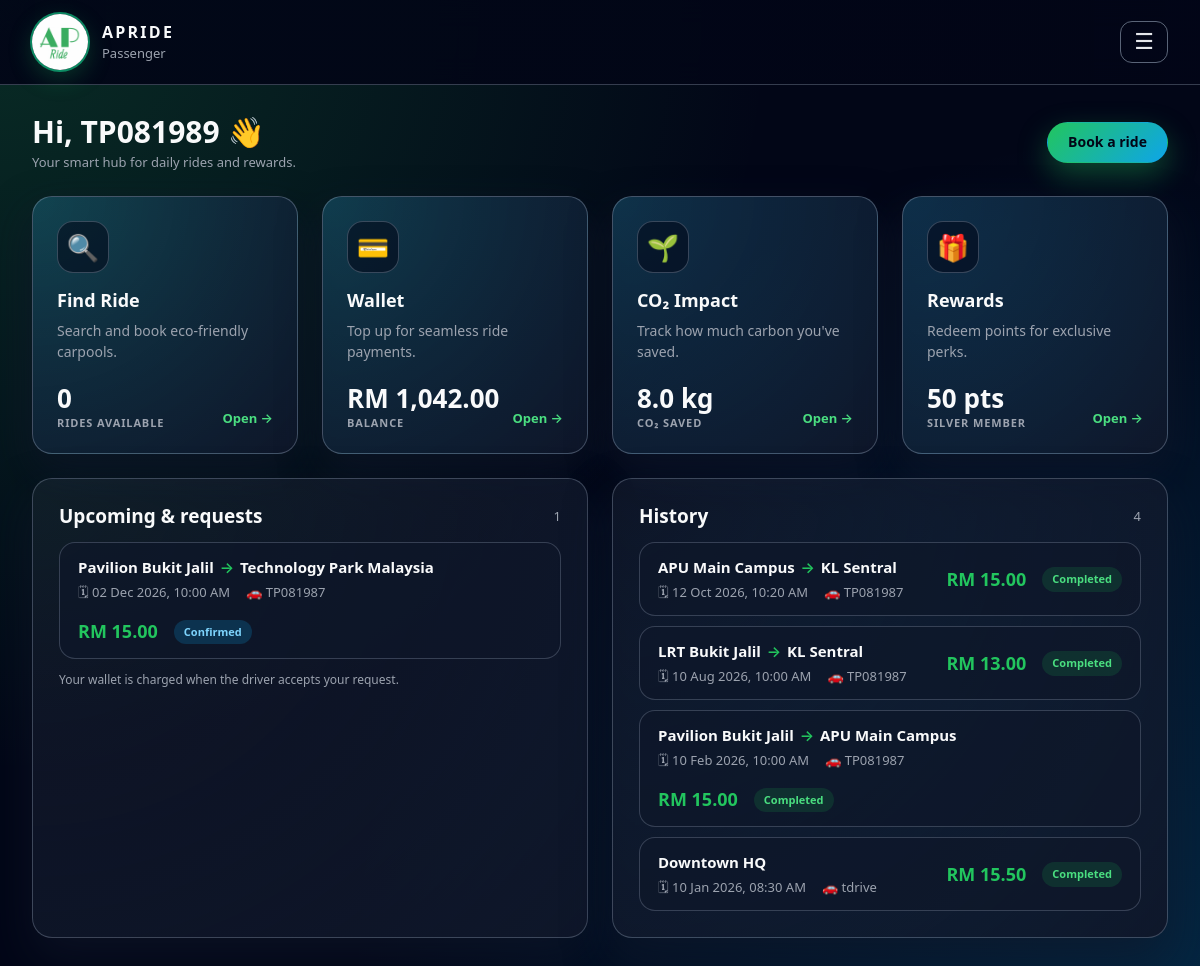
The app's page /customer.php (signed in) with its own data.
### tables this page shows
CREATE TABLE IF NOT EXISTS `booking` (
  `booking_id` int NOT NULL AUTO_INCREMENT,
  `ride_id` int NOT NULL,
  `customer_id` int NOT NULL,
  `status` varchar(100) NOT NULL,
  PRIMARY KEY (`booking_id`),
  KEY `ride_id` (`ride_id`),
  KEY `customer_id` (`customer_id`)
);

CREATE TABLE IF NOT EXISTS `ride` (
  `ride_id` int NOT NULL AUTO_INCREMENT,
  `driver_id` int NOT NULL,
  `destination` varchar(100) NOT NULL,
  `date_time` datetime NOT NULL,
  `available_seats` int NOT NULL,
  `price` decimal(10,2) NOT NULL,
  `distance_km` decimal(10,2) NOT NULL,
  PRIMARY KEY (`ride_id`),
  KEY `driver_id` (`driver_id`)
);

CREATE TABLE IF NOT EXISTS `user` (
  `user_id` int NOT NULL AUTO_INCREMENT,
  `TP_Number` varchar(100) NOT NULL,
  `password` varchar(100) NOT NULL,
  `e_mail` varchar(100) DEFAULT NULL,
  `role` varchar(100) NOT NULL,
  `name` varchar(100) NOT NULL,
  PRIMARY KEY (`user_id`),
  UNIQUE KEY `TP_Number` (`TP_Number`),
  UNIQUE KEY `e_mail` (`e_mail`)
);

### customer.php (the view, shortened to what this page needs)
<?php
require_once 'includes/bootstrap.php';
require_once 'includes/layout.php';
$customer = require_customer();
$customerId = (int)$customer['customer_id'];
$bookings = db_all(
    "SELECT b.booking_id, b.status, r.ride_id, r.destination, r.date_time, r.price,
            u.name AS driver_name, u.TP_Number AS driver_tp
     FROM booking b
     JOIN ride r ON b.ride_id = r.ride_id
     LEFT JOIN driver d ON r.driver_id = d.driver_id
     LEFT JOIN user u ON d.user_id = u.user_id
     WHERE b.customer_id = ?
     ORDER BY r.date_time DESC",
    'i',
    [$customerId]
);
$upcoming = [];
$history = [];
foreach ($bookings as $b) {
    $active = in_array($b['status'], ['Pending', 'Confirmed', 'Completed'], true);
    if ($active && !is_past($b['date_time'])) {
        $upcoming[] = $b;
    } else {
        $history[] = $b;
    }
}
$upcoming = array_reverse($upcoming);
$availableRides = (int)db_value(
    "SELECT COUNT(*) FROM ride r JOIN driver d ON r.driver_id = d.driver_id
     WHERE d.status = 'Approved' AND r.available_seats > 0 AND r.date_time > ?",
    's',
    [now_sql()]
);
function booking_list($rows, $withActions)
{
    foreach ($rows as $b): ?>
                <div class="ride-card">
                    <div style="min-width:0">
                        <div class="ride-route"><?= route_html($b['destination']) ?></div>
                        <div class="ride-meta">
                            <span>🗓 <?= fmt_datetime($b['date_time']) ?></span>
                            <span>🚗 <?= e($b['driver_name'] ?: ($b['driver_tp'] ?? 'Driver removed')) ?></span>
                        </div>
                    </div>
                    <div class="ride-side">
                        <span class="ride-price"><?= money($b['price']) ?></span>
                        <?= booking_pill($b['status'], $b['date_time']) ?>
                    </div>
                </div>
    <?php endforeach;
}
$firstName = $customer['name'] !== '' ? explode(' ', $customer['name'])[0] : $customer['tp_number'];
page_header('Home', ['role' => 'customer', 'fill' => true]);
?>
        <?php page_title('Hi, ' . $firstName . ' 👋', 'Your smart hub for daily rides and rewards.',
            '<a href="find_ride.php" class="btn btn-primary">Book a ride</a>'); ?>
        <div class="tile-grid cols-4 no-grow">
            <?php
            tile('find_ride.php', '🔍', 'Find Ride', 'Search and book eco-friendly carpools.', (string)$availableRides, 'rides available');
            ?>
        </div>
        <div class="split grow-row">
            <div class="glass-card">
                <div class="section-title">
                    <h2>Upcoming & requests</h2>
                    <span class="ap-muted"><?= count($upcoming) ?></span>
                </div>
                <?php if ($upcoming): ?>
                    <?php booking_list($upcoming, true); ?>
                    <p class="ap-muted small mb-0" style="margin-top:12px">Your wallet is charged when the driver accepts your request.</p>
                <?php else: ?>
                    <p class="empty-state">No upcoming rides. <a href="find_ride.php" class="ap-link">Find one now</a>.</p>
                <?php endif; ?>
            </div>
            <div class="glass-card">
                <div class="section-title">
                    <h2>History</h2>
                    <span class="ap-muted"><?= count($history) ?></span>
                </div>
                <?php if ($history): ?>
                    <?php booking_list($history, false); ?>
                <?php else: ?>
                    <p class="empty-state">Your past rides will appear here.</p>
                <?php endif; ?>
            </div>
        </div>
<?php page_footer(); ?>

### includes/layout.php (shortened to what this page needs)
<?php
function role_label($role)
{
    $labels = ['admin' => 'Admin Control Center', 'driver' => 'Driver', 'customer' => 'Passenger'];
    return $labels[$role] ?? 'Smart campus carpool';
}
function page_header($title, array $options = [])
{
    $role = $options['role'] ?? null;
    $isAuthPage = !empty($options['auth']);
    $mainClass = $isAuthPage ? 'auth-shell' : (empty($options['fill']) ? 'shell' : 'shell shell-fill');
    ?>
<!DOCTYPE html>
<html lang="en">
<head>
    <link rel="stylesheet" href="app.css?v=3">
</head>
<body>
<?php if (!$isAuthPage): ?>
    <header class="ap-nav">
        <div class="ap-nav-inner">
            <a class="ap-nav-left" href="<?= e(home_for_role($role)) ?>">
                <img src="logo.png" alt="" class="ap-logo">
                <span>
                    <span class="ap-brand">APRide</span>
                    <span class="ap-nav-sub"><?= e(role_label($role)) ?></span>
                </span>
            </a>
            <div class="ap-nav-right">
                <button class="ap-nav-toggle" type="button" aria-expanded="false" aria-controls="ap-nav-links">
                    <span aria-hidden="true">☰</span><span class="sr-only">Menu</span>
                </button>
            </div>
        </div>
    </header>
<?php endif; ?>
    <main class="<?= $mainClass ?>">
<?php
}
function page_footer($extraHtml = '')
{
    ?>
    </main>
</body>
</html>
<?php
}
    ?>
<?php
function tile($href, $icon, $title, $subtitle, $metric = null, $metricLabel = '', $extraClass = '')
{
    ?>
                <a class="ap-tile <?= e($extraClass) ?>" href="<?= e($href) ?>">
                    <span class="tile-icon" aria-hidden="true"><?= $icon ?></span>
                    <span class="ap-tile-title"><?= e($title) ?></span>
                    <span class="ap-tile-sub"><?= e($subtitle) ?></span>
                    <span class="tile-bottom">
                        <span class="tile-metric"><?php if ($metric !== null): ?><?= e($metric) ?><small><?= e($metricLabel) ?></small><?php endif; ?></span>
                        <span class="tile-foot">Open →</span>
                    </span>
                </a>
<?php
}
function page_title($title, $subtitle = '', $actionsHtml = '')
{
    ?>
    <div class="page-head">
        <div>
            <h1><?= e($title) ?></h1>
            <?php if ($subtitle !== ''): ?><p class="ap-muted"><?= e($subtitle) ?></p><?php endif; ?>
        </div>
        <?php if ($actionsHtml !== ''): ?><div class="page-actions"><?= $actionsHtml ?></div><?php endif; ?>
    </div>
<?php
}

### includes/bootstrap.php (shortened to what this page needs)
<?php
require_once __DIR__ . '/../db.php';
function e($value)
{
    return htmlspecialchars((string)$value, ENT_QUOTES, 'UTF-8');
}
function money($amount)
{
    return 'RM ' . number_format((float)$amount, 2);
}
function fmt_datetime($dateTime)
{
    return date('d M Y, h:i A', strtotime($dateTime));
}
function is_past($dateTime)
{
    return strtotime($dateTime) <= time();
}
function split_route($destination)
{
    $parts = explode('→', (string)$destination, 2);
    if (count($parts) === 2) {
        return ['from' => trim($parts[0]), 'to' => trim($parts[1])];
    }
    return ['from' => null, 'to' => trim($parts[0])];
}
function route_html($destination)
{
    $r = split_route($destination);
    if ($r['from'] === null) {
        return e($r['to']);
    }
    return e($r['from']) . ' <span class="route-arrow" aria-label="to">→</span> ' . e($r['to']);
}
function pill($label, $tone)
{
    return '<span class="ap-pill ap-pill-' . e($tone) . '">' . e($label) . '</span>';
}
function booking_pill($status, $rideDateTime)
{
    switch ($status) {
        case 'Confirmed':
        case 'Completed':
            return is_past($rideDateTime) ? pill('Completed', 'green') : pill('Confirmed', 'blue');
    }
}
function db_run($sql, $types = '', array $params = [])
{
    global $conn;
    $stmt = $conn->prepare($sql);
    if ($types !== '') {
        $stmt->bind_param($types, ...$params);
    }
    $stmt->execute();
    return $stmt;
}
function db_all($sql, $types = '', array $params = [])
{
    $result = db_run($sql, $types, $params)->get_result();
    return $result ? $result->fetch_all(MYSQLI_ASSOC) : [];
}
function db_one($sql, $types = '', array $params = [])
{
    $rows = db_all($sql, $types, $params);
    return $rows[0] ?? null;
}
function current_user_id()
{
    return isset($_SESSION['user_id']) ? (int)$_SESSION['user_id'] : 0;
}
function current_role()
{
    static $cache = [];
    $uid = current_user_id();
    if (!array_key_exists($uid, $cache)) {
        $cache[$uid] = role_for_user($uid);
    }
    return $cache[$uid];
}
function role_for_user($uid)
{
    if (db_one("SELECT admin_id FROM admin WHERE user_id = ?", 'i', [$uid])) {
        return 'admin';
    }
    if (db_one("SELECT driver_id FROM driver WHERE user_id = ?", 'i', [$uid])) {
        return 'driver';
    }
    if (db_one("SELECT customer_id FROM customer WHERE user_id = ?", 'i', [$uid])) {
        return 'customer';
    }
    return null;
}
function home_for_role($role)
{
    switch ($role) {
        case 'customer':
            return 'customer.php';
    }
}
function require_role($role)
{
    $actual = current_role();
}
function require_customer()
{
    require_role('customer');
    return db_one(
        "SELECT c.customer_id, c.wallet, c.points_balance, c.membership_status,
                u.user_id, u.TP_Number AS tp_number, u.name, u.e_mail
         FROM customer c JOIN user u ON u.user_id = c.user_id
         WHERE c.user_id = ?",
        'i',
        [current_user_id()]
    );
}

### records on screen
booking: ride.destination "Pavilion Bukit Jalil", ride.destination "Technology Park Malaysia", ride.date_time "02 Dec 2026, 10:00 AM", user.TP_Number "TP081987", ride.price "RM 15.00", label "Confirmed"
booking: ride.destination "APU Main Campus", ride.destination "KL Sentral", ride.date_time "12 Oct 2026, 10:20 AM", user.TP_Number "TP081987", ride.price "RM 15.00", status "Completed"
booking: ride.destination "LRT Bukit Jalil", ride.destination "KL Sentral", ride.date_time "10 Aug 2026, 10:00 AM", user.TP_Number "TP081987", ride.price "RM 13.00", status "Completed"
booking: ride.destination "Pavilion Bukit Jalil", ride.destination "APU Main Campus", ride.date_time "10 Feb 2026, 10:00 AM", user.TP_Number "TP081987", ride.price "RM 15.00", status "Completed"
booking: ride.destination "Downtown HQ", ride.date_time "10 Jan 2026, 08:30 AM", user.TP_Number "tdrive", ride.price "RM 15.50", label "Completed"

### other values on screen
role_label($role) "Passenger"
$title "Hi, TP081989 👋"
$subtitle "Your smart hub for daily rides and rewards."
$actionsHtml "Book a ride"
$icon "🔍 💳 🌱 🎁"
$title "Find Ride Wallet CO₂ Impact Rewards"
$subtitle "Search and book eco-friendly carpools. Top up for seamless ride payments. Track how much carbon you've saved. Redeem points for exclusive perks."
$metric "0 RM 1,042.00 8.0 kg 50 pts"
$metricLabel "RIDES AVAILABLE BALANCE CO₂ SAVED SILVER MEMBER"
count($upcoming) "1"
count($history) "4"
